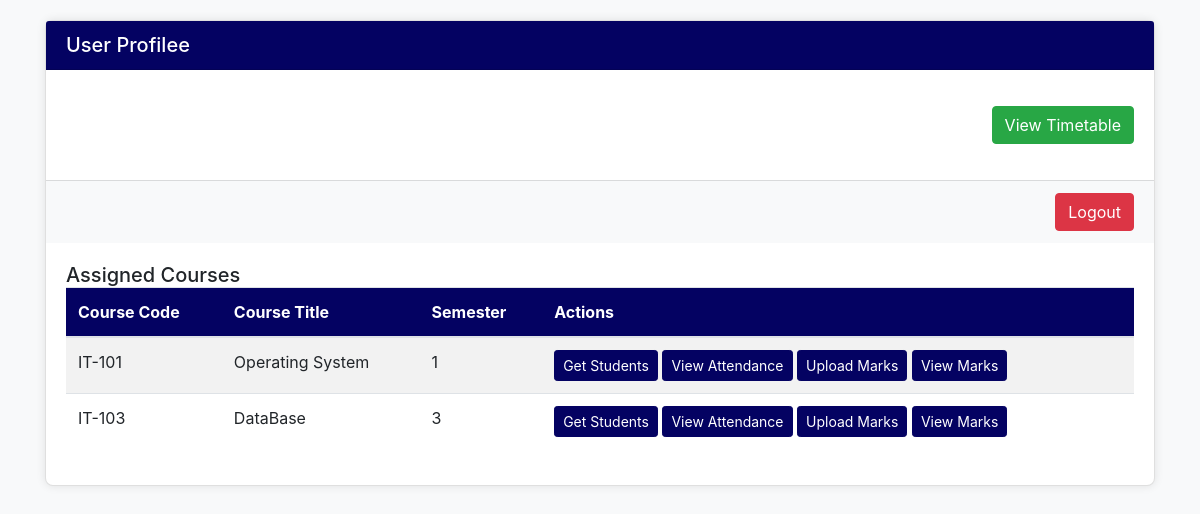
Screenshot of /teacher/TA/0001/ with the database file from the repository.
### core/models.py (models this page shows, shortened)
class Assignment(models.Model):
    teacher = models.ForeignKey(Teacher, on_delete=models.CASCADE)
    course = models.ForeignKey(Course, on_delete=models.CASCADE)
    semester = models.ForeignKey(Semester, on_delete=models.CASCADE)

class Course(models.Model):
    course_code = models.CharField(max_length=25, primary_key=True)
    course_title = models.CharField(max_length=100)
    semester = models.ForeignKey(Semester, on_delete=models.CASCADE, related_name="courses")
    department = models.ForeignKey(Department, on_delete=models.CASCADE, related_name="courses")

class Semester(models.Model):
    Semester_No = models.CharField(max_length=4,default=1)
    DepartmentName = models.ForeignKey(Department, on_delete=models.CASCADE, related_name='semesters')
    class Meta:
        unique_together = ('Semester_No', 'DepartmentName')

### core/views.py (the view)
# urls.py: path('teacher/TA/<str:cnic>/', viewTAProfile, name='TA'),
def viewTAProfile(request, cnic):
    teacher = get_object_or_404(Teacher, user__cnic=cnic)
    courses = Course.objects.filter(department=teacher.department)
    assignCourses = Assignment.objects.filter(teacher=teacher)
    for assignment in assignCourses:
        print(f"Course: {assignment.course.course_code} - {assignment.course.course_title}, Semester: {assignment.semester.Semester_No}")
    return render(request, 'admin/TA.html', {
        'teacher': teacher,
        'courses': courses,
        'assigned_courses': assignCourses
    })

### core/templates/admin/TA.html (shortened to what this page needs)
{% extends "admin/admin.html" %}
{% block main %}
<!DOCTYPE html>
<html lang="en">
<head>
    <link href="https://stackpath.bootstrapcdn.com/bootstrap/4.5.2/css/bootstrap.min.css" rel="stylesheet">
</head>
<body>
    <div class="container mt-1">
        <div class="card">
            <div class="card-header">
                <h5 class="card-title">User Profilee</h5>
            </div>
            <div class="card-body">
                <div class='d-flex justify-content-end mt-3 mb-3'>
                    <a href="{% url 'timetable_list' %}" class='btn btn-success'>View Timetable</a>
                </div>
            </div>
            <div class="card-footer">
                <div class="text-right">
                    <a href="{% url 'logout' %}" class="btn btn-danger">Logout</a>
                </div>
            </div>
            <div class="card-body">
                <h5 class="card-title">Assigned Courses</h5>
                <div class="table-responsive">
                    <table class="table table-striped">
                        <thead>
                            <tr>
                                <th>Course Code</th>
                                <th>Course Title</th>
                                <th>Semester</th>
                                <th>Actions</th>
                            </tr>
                        </thead>
                        <tbody>
                            {% for assignment in assigned_courses %}
                            <tr>
                                <td>{{ assignment.course.course_code }}</td>
                                <td>{{ assignment.course.course_title }}</td>
                                <td>{{ assignment.semester.Semester_No }}</td>
                                <td>
                                    {% if assignment.teacher %}
                                        <a href="{% url 'get_studentss' assignment.id %}" class="btn btn-primary btn-sm">Get Students</a>
                                        <a href="{% url 'view_attendance' assignment.course.course_code assignment.semester.Semester_No %}" class="btn btn-primary btn-sm">View Attendance</a>
                                        <a href="{% url 'marks' assignment.id %}" class="btn btn-primary btn-sm">Upload Marks</a>
                                        <a href="{% url 'viewmarks' assignment.id %}" class="btn btn-primary btn-sm">View Marks</a>
                                    {% else %}
                                        <span class="text-danger">Teacher not associated</span>
                                    {% endif %}
                                </td>
                            </tr>
                            {% endfor %}
                        </tbody>
                    </table>
                </div>
            </div>
        </div>
    </div>
</body>
</html>
{% endblock %}

### core/templates/admin/TA.html (style rules this page uses)
body { background-color: #f8f9fa; }
.card { margin-top: 20px; border-radius: 0.5rem; box-shadow: 0 0 10px rgba(0, 0, 0, 0.1); }
.card-header { background-color: #040262; color: white; }
.card-title { margin-bottom: 0; }
.card-footer { background-color: #f8f9fa; }
.btn-primary { background-color: #040262; border-color: #040262; }
.btn-danger { background-color: #dc3545; border-color: #dc3545; }
.table thead th { background-color: #040262; color: white; }

### rows the page displays
Assignment: course.course_code "IT-101", course.course_title "Operating System", semester.Semester_No "1", shows "Get Students"
Assignment: course.course_code "IT-103", course.course_title "DataBase", semester.Semester_No "3", shows "Get Students"
